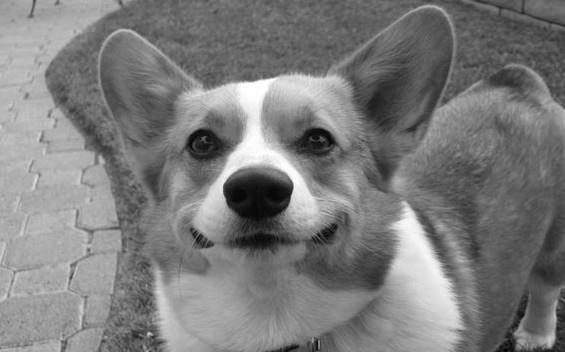
#> input picture LabFinal/test-image.jpg, 565 x 352 px
$ jupyter execute LabFinal.ipynb   (shell and % lines are left out)
#> lines starting #> are read from the running program, lines starting #| are printed output that depends on the picture
# ECE 311 Lab Final:

## Due Date: Sunday, 05/08 @ 11:59PM
### Note: a 10% penalty will be applied for each hour your submission is late!

This lab final will review the import concepts from the course. Much of this lab should be familiar from previous labs. We encourage you to look back on your previous labs or look at the posted lab solutions on the course website to remind you how to produce your results and evaluate their correctness. Enough talking, let's get started!

[cell 1]
import numpy as np
import matplotlib.pyplot as plt

from skimage.io import imread
from scipy import signal
from pz_plot import pz_plot
from scipy.io import wavfile
from numpy.random import randn
from IPython.display import Audio

#Utility function for dB scaling of magnitude spectra
def sig2db(mag_spec):
    return 20*np.log10(mag_spec)

## Exercise 1: Building an Edge Detector 2.0

In Lab 2 Exercise 4, we built a simple edge detector by applying a high-pass filter along the rows and columns of an image, then combined the two results to create an image of detected edges. In this exercise, we will build a more sophisticated edge detector by adding onto our original design. This improved detector is known as the [Sobel operator](https://en.wikipedia.org/wiki/Sobel_operator).

The Sobel operator uses the same intuition of finding horizontal and vertical edges separately, then combining these results to form the image. Let $G_x$ be our resulting image from detecting vertical edges (through the x-axis) and $G_y$ be our resulting image from detecting horizontal edges (through the y-axis, then our final result will be given by

$$
G[i,j] = \sqrt{G^2_x[i,j]+G^2_y[i,j]},
$$

where $G[i,j]$ is the pixel value at row $i$, column $j$. We compute $G_x$ and $G_y$ via convolution as follows:

$$
G_x = I * \begin{bmatrix}
1 & 0 & -1\\
\end{bmatrix} * \begin{bmatrix}
1\\
2\\
1\\
\end{bmatrix}
$$

$$
G_y = I * \begin{bmatrix}
1\\
0\\
-1\\
\end{bmatrix} * \begin{bmatrix}
1 & 2 & 1\\
\end{bmatrix},
$$

where $I$ is our original image and $*$ denotes the convolution operator. Note that in the computation of $G_x$ we convolve along the rows with a high-pass filter and convolve along the columns with a low-pass filter, while the computation of $G_y$ reverses this relationship with the same filters.

a. Compute the image $G_x$ by performing the two convolutions along the rows and columns, respectively, using $\textrm{signal.convolve()}$. Plot your resulting image in grayscale. Remember that you should apply the high-pass filter $\begin{bmatrix}1 & 0 & -1\end{bmatrix}$ to each **row** and the low-pass filter $\begin{bmatrix}1 & 2 & 1\end{bmatrix}$ to each **column**. Also, be sure to use the "same" mode when using $\textrm{signal.convolve()}$.

b. Compute the image $G_y$ by performing the two convolutions along the rows and columns, respectively, using $\textrm{signal.convolve()}$. Plot your resulting image in grayscale. Remember that you should apply the high-pass filter $\begin{bmatrix}1 & 0 & -1\end{bmatrix}$ to each **column** and the low-pass filter $\begin{bmatrix}1 & 2 & 1\end{bmatrix}$ to each **row**.

c. Create final result image $G$ according to the above formulation. Plot your resulting image in grayscale.

[cell 2]
#load test-image.jpg
image = imread('test-image.jpg')
#> image is the input picture: shape (352, 565); min 0, max 255, mean 124
n_rows,n_cols = image.shape
#> n_rows = 352; n_cols = 565

#Code for part a.
hpf = [1, 0, -1]
lpf = [1, 2, 1]

Gx = np.zeros(image.shape)

for i in range(n_rows):
    Gx[i, :] = signal.convolve(image[i, :], hpf, 'same')
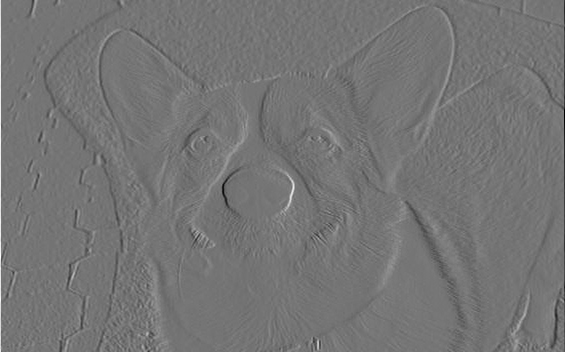
#> Gx: shape (352, 565) float64; min -177, max 208, mean -0.2; drawn with min black and max white

for j in range(n_cols):
    Gx[:, j] = signal.convolve(Gx[:, j], lpf, 'same')

plt.figure(figsize = (16, 16))
#> (this line was passed over: IPython is not available in this run)
plt.subplot(221)
#> (this line was passed over: IPython is not available in this run)
plt.title('Original')
#> (this line was passed over: IPython is not available in this run)
plt.imshow(image, 'gray')
#> (this line was passed over: IPython is not available in this run)

plt.subplot(222)
#> (this line was passed over: IPython is not available in this run)
plt.title('Gx')
#> (this line was passed over: IPython is not available in this run)
plt.imshow(Gx, 'gray')
#> (this line was passed over: IPython is not available in this run)

#Code for part b:
hpf = [1, 0, -1]
lpf = [1, 2, 1]

Gy = np.zeros(image.shape)

for i in range(n_cols):
    Gy[:, i] = signal.convolve(image[:, i], hpf, 'same')
for j in range(n_rows):
    Gy[j, :] = signal.convolve(Gy[j, :], lpf, 'same')

plt.subplot(223)
plt.title('Gy')
plt.imshow(Gy, 'gray')

#Code for part c:
G = np.zeros(image.shape)
for i in range(n_rows):
    for j in range(n_cols):
        G[i, j] = np.sqrt(Gx[i, j] ** 2 + Gy[i, j] ** 2)

plt.subplot(224)
plt.title('G')
plt.imshow(G, 'gray')
